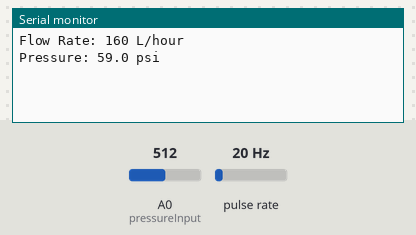
This sketch was run on a simulated Arduino Uno, built with avr-gcc and run on an emulated ATmega328P. Parts: the last lines printed to the serial monitor. Wiring (inferred from the names in the program): pulse sensor: data pin 2. Inputs (shaded band) come from the test bench; at power-on: pulse rate 20 Hz, A0 (pressureInput) = 512.

Above: at 1.2 s.
1.3 s: pulse rate (sensor on pin 2) set to 4 Hz
At 2.6 s:
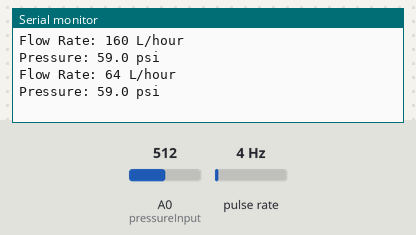
2.8 s: A0 (pressureInput) set to 716
At 3.8 s:
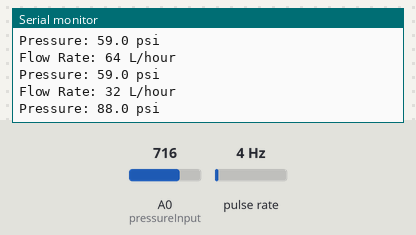
4.3 s: pulse rate (sensor on pin 2) set to 50 Hz
At 5.6 s:
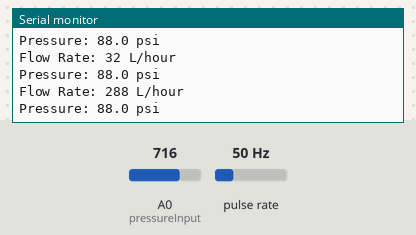
5.8 s: A0 (pressureInput) set to 810
At 6.4 s:
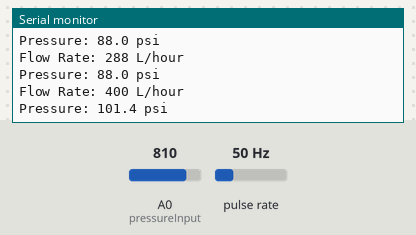
Timing chart, 0 to 8.3 s (numbered marks = the images above; inputs shaded):
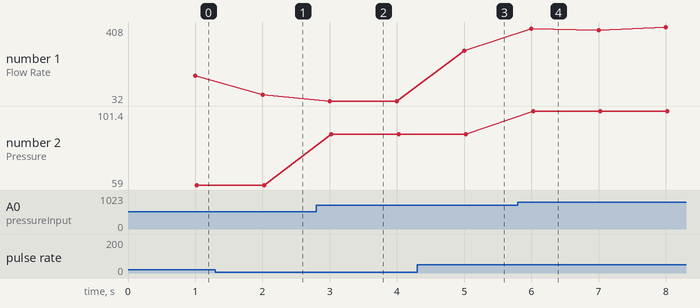

Measured:
- after the input at 1.3 s, the serial monitor: prints a new line after 0.70 s (image 1)
- after the input at 2.8 s, the serial monitor: prints a new line after 0.22 s (image 2)
- after the input at 4.3 s, the serial monitor: prints a new line after 0.70 s (image 3)
- after the input at 5.8 s, the serial monitor: prints a new line after 0.22 s (image 4)
- plotted number 1: 160 → 64 after the input at 1.3 s, 32 → 288 after the input at 4.3 s
- plotted number 2: 59 → 88 after the input at 2.8 s, 88 → 101.4 after the input at 5.8 s

The sketch:

flow_pressure_combined.ino
```cpp
#include "Wire.h" // allows communication over i2c devices
const int pressureInput = A0; // select the analog input pin for the pressure transducer
const int pressureZero = 98; // analog reading of pressure transducer at 0psi
const int pressureMax = 800; // analog reading of pressure transducer at 100psi
const int pressuretransducermaxPSI = 100; // psi value of transducer being used
const int baudRate = 9600; // constant integer to set the baud rate for serial monitor
const int sensorreadDelay = 250; // constant integer to set the sensor read delay in milliseconds

volatile int flow_frequency; // Measures flow sensor pulses
unsigned int l_hour; // Calculated litres/hour
unsigned char flowsensor = 2; // Sensor Input
unsigned long currentTime;
unsigned long cloopTime;

float pressureValue = 0; // variable to store the value coming from the pressure transducer

void flow () // Interrupt function
{
  flow_frequency++;
}

void setup()
{
  pinMode(flowsensor, INPUT);
  digitalWrite(flowsensor, HIGH); // Optional Internal Pull-Up
  Serial.begin(baudRate); // initializes serial communication at set baud rate bits per second
  attachInterrupt(0, flow, RISING); // Setup Interrupt
  sei(); // Enable interrupts
  currentTime = millis();
  cloopTime = currentTime;
}

void loop()
{
  currentTime = millis();

  // Every second, calculate and print litres/hour
  if(currentTime >= (cloopTime + 1000))
  {
    cloopTime = currentTime; // Updates cloopTime

    // Pulse frequency (Hz) = 7.5Q, Q is flow rate in L/min.
    l_hour = (flow_frequency * 60 / 7.5); // (Pulse frequency x 60 min) / 7.5Q = flowrate in L/hour
    flow_frequency = 0; // Reset Counter

    pressureValue = analogRead(pressureInput); // reads value from input pin and assigns to variable
    pressureValue = ((pressureValue-pressureZero)*pressuretransducermaxPSI)/(pressureMax-pressureZero); // conversion equation to convert analog reading to psi

    Serial.print("Flow Rate: ");
    Serial.print(l_hour, DEC); // Print litres/hour
    Serial.println(" L/hour");

    Serial.print("Pressure: ");
    Serial.print(pressureValue, 1); // prints value from previous line to serial
    Serial.println(" psi");

    delay(sensorreadDelay); // delay in milliseconds between read values
  }
}
```
